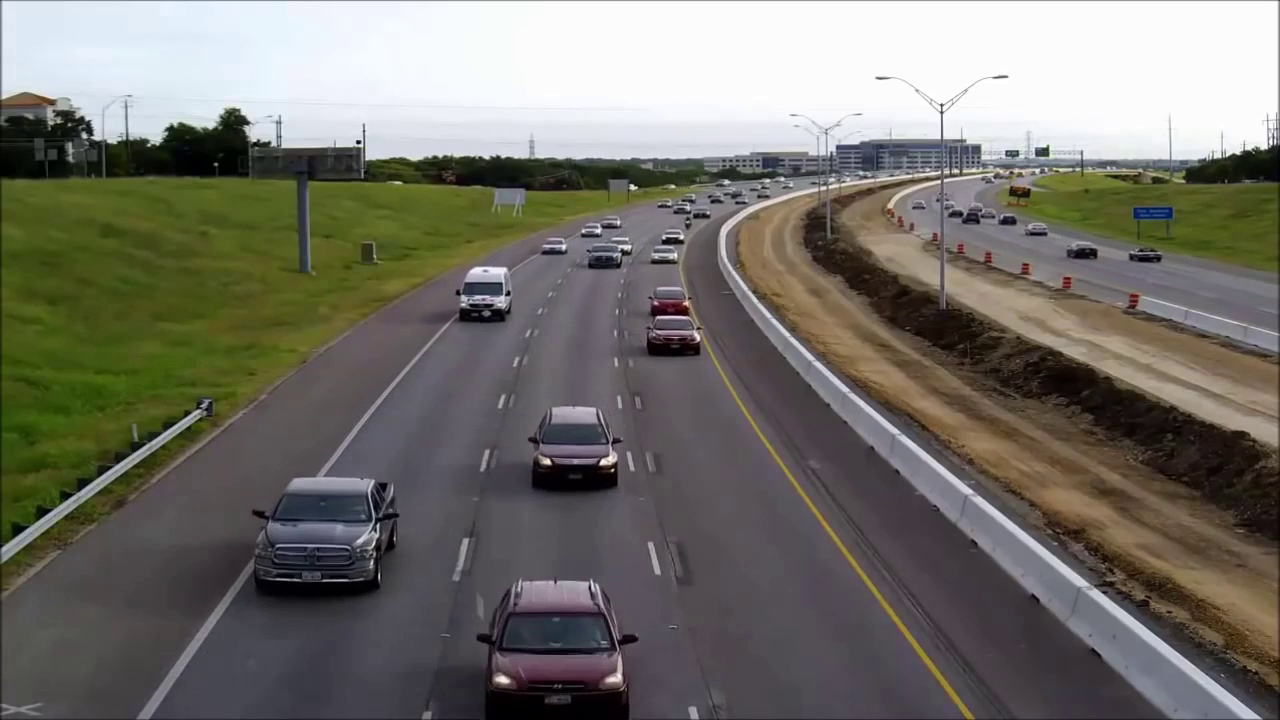
#> input picture frame 26 of Given Video/Example.mp4, 1280 x 720 px
$ python 'step 2 - TRACK OBJECT using tracker.py'
#> lines starting #> are read from the running program, lines starting #| are printed output that depends on the picture; after the words box and inside, x2 and y2 are one past the last pixel; in counts of white or black regions, pixels touching at a corner belong together
### tracker.py
import math


class EuclideanDistTracker:
    def __init__(self):
        # Store the center positions of the objects
        self.center_points = {}
        # Keep the count of the IDs
        # each time a new object id detected, the count will increase by one
        self.id_count = 0


    def update(self, objects_rect):
        # Objects boxes and ids
        objects_bbs_ids = []

        # Get center point of new object
        for rect in objects_rect:
            x, y, w, h = rect
            cx = (x + x + w) // 2
            cy = (y + y + h) // 2

            # Find out if that object was detected already
            same_object_detected = False
            for id, pt in self.center_points.items():
                dist = math.hypot(cx - pt[0], cy - pt[1])

                if dist < 25:
                    self.center_points[id] = (cx, cy)
                    print(self.center_points)
                    objects_bbs_ids.append([x, y, w, h, id])
                    same_object_detected = True
                    break

            # New object is detected we assign the ID to that object
            if same_object_detected is False:
                self.center_points[self.id_count] = (cx, cy)
                objects_bbs_ids.append([x, y, w, h, self.id_count])
                self.id_count += 1

        # Clean the dictionary by center points to remove IDS not used anymore
        new_center_points = {}
        for obj_bb_id in objects_bbs_ids:
            _, _, _, _, object_id = obj_bb_id
            center = self.center_points[object_id]
            new_center_points[object_id] = center

        # Update dictionary with IDs not used removed
        self.center_points = new_center_points.copy()
        return objects_bbs_ids

### step 2 - TRACK OBJECT using tracker.py
import cv2
from tracker import *

#Create tracker object
tracker = EuclideanDistTracker()


cap = cv2.VideoCapture("Example.mp4")

# step 1: Detecting moving objects from still frame
object_detector = cv2.createBackgroundSubtractorMOG2(history=70, varThreshold= 300)

#Resizing frame's resolution and size
def rescale_frame(frame, percent=75):
    width = int(frame.shape[1] * percent/ 100)
    height = int(frame.shape[0] * percent/ 100)
    dim = (width, height)
    return cv2.resize(frame, dim, interpolation =cv2.INTER_AREA)


while True:
    # Capturing frame-by-frame
    ret, frame = cap.read()
#> frame is the input picture: shape (720, 1280, 3); mean B, G, R 106.9, 114.3, 116.6
    height, weidth, _ = frame.shape
#> height = 720; weidth = 1280
    print(height, weidth)
#| 720 1280

    #Defining woking area(region of interest{ROI})
    roi = frame[360: 720,320: 700]
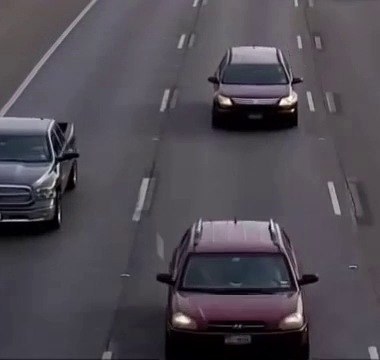
#> roi: shape (360, 380, 3); mean B, G, R 82.5, 74.6, 79.3

    #Detecting vehicles
    mask = object_detector.apply(roi)
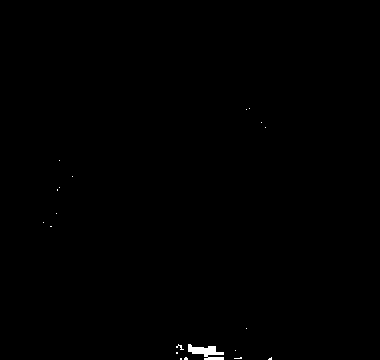
#> mask: shape (360, 380); values 127 (black) and 255 (white), 0.27% white; 20 white regions (19 under 20 px), largest, box (x1, y1, x2, y2) and area: (188, 344, 224, 360) 303
    _, mask = cv2.threshold(mask, 254, 255, cv2.THRESH_BINARY)
#> mask: shape (360, 380); 0.27% white; 20 white regions (19 under 20 px)

    ##contour meaning defined boundary
    contours, _ = cv2.findContours(mask,cv2.RETR_TREE, cv2.CHAIN_APPROX_SIMPLE)
#> contours = 20 contours, 19 with area under 20; largest, box (x1, y1, x2, y2) and area: (188, 344, 224, 360) 236
    detections = []
    for cnt in contours:
        # Calculating area and removing small elements
        area = cv2.contourArea(cnt)
        if area > 2000:
            #cv2.drawContours(roi, [cnt], -1, (255, 0, 0), 2)
            x, y, w, h = cv2.boundingRect(cnt)

            detections.append([x, y, w, h])
#> this loop made 20 passes
#> area on pass 7: 235.5
#> after the loop, detections = []


    frame = rescale_frame(frame, percent=75)
    mask = rescale_frame(mask, percent=75)

    #step 2: object tracking
    boxes_ids = tracker.update(detections)
#> after the loop in update, `for rect in objects_rect:`: self.center_points = 0 items; self.id_count = 0
#> after the loop in update, `for obj_bb_id in objects_bbs_ids:`: new_center_points = 0 items
#> boxes_ids = []
    for box_id in boxes_ids:
        x, y, w, h, id = box_id
        cv2.putText(roi, str(id), (x, y - 15), cv2.FONT_HERSHEY_PLAIN, 1, (0, 255, 0), 2)
        cv2.rectangle(roi, (x,y), (x + w, y + h), (255, 0, 0), 4)
#> this loop made 0 passes
    #print(boxes_ids)
    #Display resulting frame
    cv2.imshow("orignal VideoCapture", frame)
    #Display negative mask of resulting frame
    cv2.imshow("Mask", mask)
    #Display Region of working
    cv2.imshow("working place", roi)

    # Press any key ---> speed play
    # Press q ---> QUIT
    #if cv2.waitKey(0) & 0xFF == ord('q'):
    #    break
    key = cv2.waitKey(60)
#> (key q is pressed here)
    if key ==27:  # 27 is key code for "S"
        break
cap.release()
cv2.destroyAllWindows()
